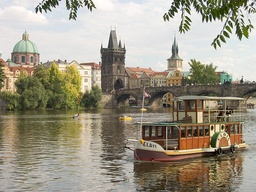
#> input picture Seam Carving/Images/inputSeamCarvingPrague.jpg, 256 x 192 px, shrunk from 640 x 480 before the run, found by its file name
$ python SeamCarvingReduceHeight.py
#> lines starting #> are read from the running program, lines starting #| are printed output that depends on the picture
#> further down, prague is the input picture: shape (192, 256, 3); mean R, G, B 156.5, 149.6, 132.7
### Seam Carving/energyImage.py
import numpy as np
from skimage import color
import matplotlib.pyplot as plt

from scipy import ndimage

def energyImage(img):

    sobelX = [[-1, 0, 1],
              [-2, 0, 2],
              [-1, 0, 1]]

    sobelY = [[1, 2, 1],
              [0, 0, 0],
              [-1, -2, -1]]

    img = color.rgb2gray(img)
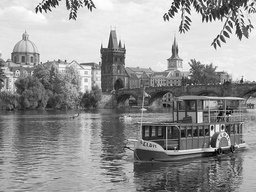
#> img: shape (192, 256) float64; min 0.00281, max 1, mean 0.588

    out = np.zeros_like(img)

    image_padded = np.zeros((img.shape[0] + 2, img.shape[1] + 2))
    image_padded[1:-1, 1:-1] = img
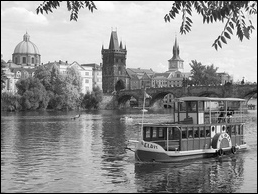
#> image_padded: shape (194, 258) float64; min 0, max 1, mean 0.577

    for x in range(img.shape[1]):
        for y in range(img.shape[0]):
            dx = (sobelX * image_padded[y:y + 3, x:x + 3]).sum()
            dy = (sobelY * image_padded[y:y + 3, x:x + 3]).sum()
            out[y, x] = abs(dx) + abs(dy)
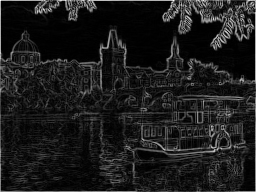
#> out: shape (192, 256) float64; min 0, max 5.3, mean 0.587; drawn with min black and max white

    plt.imshow(out)
    plt.show()
    return out

### Seam Carving/reduceHeight.py
from cumulativeEnergyMap import cumulativeEnergyMap
from horizontalSeam import horizontalSeam

import numpy as np
import matplotlib.pyplot as plt


def reduceHeight(img, energyImg):

    cum_hor = cumulativeEnergyMap(energyImg, 'HORIZONTAL')
    hor_seam = horizontalSeam(cum_hor)

    out = np.zeros((img.shape[0] - 1, img.shape[1], img.shape[2]), dtype='uint8')
    newEnergy = np.zeros((energyImg.shape[0] - 1, energyImg.shape[1]))

    for x in range(img.shape[1]):
        col = img[:, x]
        newCol = col[np.arange(len(col)) != hor_seam[x]]

        energyRow = energyImg[:, x]
        newEnergyRow = energyRow[np.arange(len(energyRow)) != hor_seam[x]]

        out[:, x] = newCol
        newEnergy[:, x] = newEnergyRow

    return out, newEnergy

### Seam Carving/cumulativeEnergyMap.py
import numpy as np


def cumulativeEnergyMap(img, mode):

    if mode == 'VERTICAL':
        img = np.rot90(img)

    out = np.zeros_like(img)
    for x in range(1, img.shape[1]):
        for y in range(img.shape[0]):
            if y == 0:
                out[y, x] = img[y, x] + min([out[y, x - 1], out[y + 1, x - 1]])
            elif y == img.shape[0] - 1:
                out[y, x] = img[y, x] + min([out[y, x - 1], out[y - 1, x - 1]])
            else:
                out[y, x] = img[y, x] + min([out[y, x - 1], out[y + 1, x - 1], out[y - 1, x - 1]])

    if mode == 'VERTICAL':
        out = np.rot90(out, 3)
    return out

### Seam Carving/horizontalSeam.py
import numpy as np

def horizontalSeam(cumulative):
    #  find lowest cumulative value along right col
    out = list()
    # right col
    out.append(np.argmin(cumulative[:, -1]))
    for i in range(len(cumulative[0]) - 1):
        # col we look at
        x = -(len(out)+1)
        if out[-1] == 0:
            choices = [cumulative[out[-1], x], cumulative[out[-1] + 1, x]]
            out.append(out[-1] + np.argmin(choices))
        elif out[-1] == cumulative.shape[0] - 1:
            choices = [cumulative[out[-1], x], cumulative[out[-1] - 1, x]]
            out.append(out[-1] - np.argmin(choices))
        else:
            choices = [cumulative[out[-1] - 1, x], cumulative[out[-1], x], cumulative[out[-1] + 1, x]]
            out.append(out[-1] + np.argmin(choices) - 1)

    out.reverse()
    return np.array(out)

### Seam Carving/SeamCarvingReduceHeight.py
from energyImage import energyImage
from reduceHeight import reduceHeight


import matplotlib.pyplot as plt


prague = plt.imread("inputSeamCarvingPrague.jpg")
prague_energy = energyImage(prague)

for i in range(100):
    prague, prague_energy = reduceHeight(prague, prague_energy)
#> this loop made 100 passes
#> pass 1, in reduceHeight, `cum_hor = cumulativeEnergyMap(energyImg, 'HORIZONTAL')`:
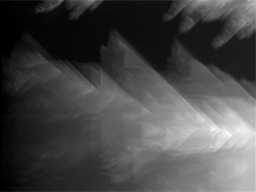
#> cum_hor: shape (192, 256) float64; min 0, max 56.4, mean 15.9; drawn with min black and max white
#> pass 1, `prague, prague_energy = reduceHeight(prague, prague_energy)`:
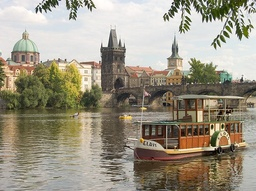
#> prague: shape (191, 256, 3); mean R, G, B 156.1, 149.2, 132.2
#> after the loop:
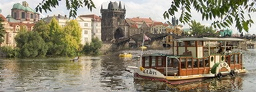
#> prague: shape (92, 256, 3); mean R, G, B 141.4, 133, 111.5
#> after the loop:
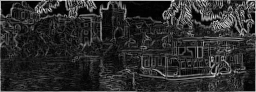
#> prague_energy: shape (92, 256) float64; min 0.00113, max 5.25, mean 0.932; drawn with min black and max white

plt.imshow(prague)
plt.show()

$ run again, with Seam Carving/Images/ATL.jpg copied over Seam Carving/Images/inputSeamCarvingPrague.jpg
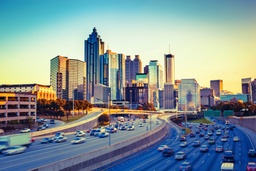
#> input picture Seam Carving/Images/ATL.jpg, 256 x 171 px, shrunk from 507 x 338 before the run, found by its file name
#> prague is the input picture: shape (171, 256, 3); mean R, G, B 131.7, 148.5, 150.6
#> after the loop `for i in range(100):`:
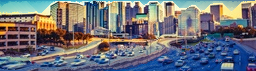
#> prague: shape (71, 256, 3); mean R, G, B 110.9, 113.1, 120.3
#> after the loop `for i in range(100):`:
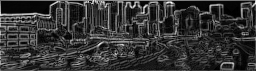
#> prague_energy: shape (71, 256) float64; min 0.000536, max 4.63, mean 0.962; drawn with min black and max white
